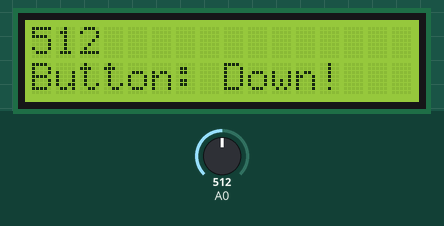
Bench run of a program on a simulated ESP8266 (Wemos D1 mini). On the bench: 16×2 character LCD. The test bench sets the inputs (shaded band); at power-on: A0 = 512.

Above: at 4.2 s.
4.3 s: A0 set to 542
At 6.2 s:
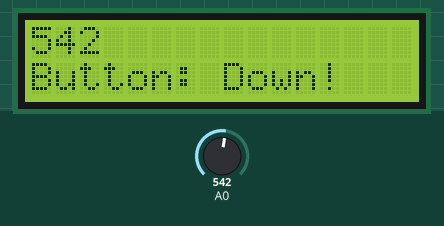
6.5 s: A0 set to 563
At 8.2 s:
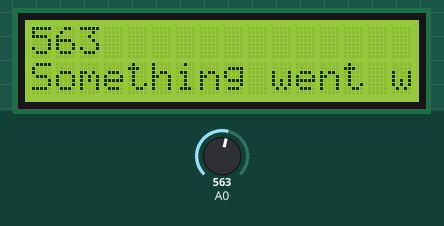
8.5 s: A0 set to 306
At 10.2 s:
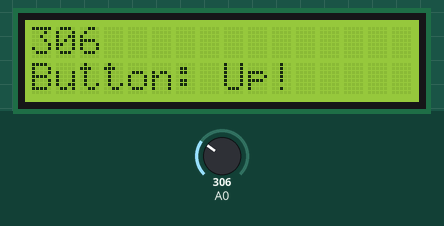
10.6 s: A0 set to 227
At 12.1 s:
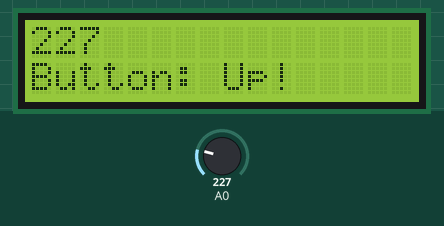
12.6 s: A0 set to 202
At 14.0 s:
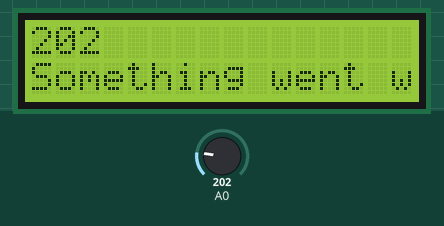
14.6 s: A0 set to 112
At 15.9 s:
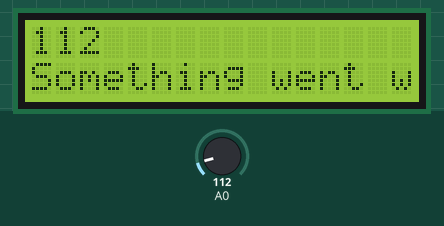
16.6 s: A0 set to 91
Timing chart, 0 to 19.6 s (numbered marks = the images above; inputs shaded):
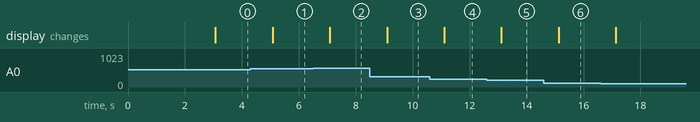

Measured:
- the behaviour switches between 550 and 551 on A0 (found by bisection; images 1 and 2)
- the behaviour switches between 220 and 219 on A0 (found by bisection; images 4 and 5)
- after the input at 4.3 s, the display: changes after 0.78 s (image 1)
- after the input at 6.5 s, the display: changes after 0.59 s (image 2)
- after the input at 8.5 s, the display: changes after 0.60 s (image 3)
- after the input at 10.6 s, the display: changes after 0.51 s (image 4)
- after the input at 12.6 s, the display: changes after 0.52 s (image 5)
- after the input at 14.6 s, the display: changes after 0.53 s (image 6)

The program:

main.cpp
```cpp
#include <Arduino.h>
#include <LiquidCrystal.h>
#include <Wire.h>
#include <Adafruit_Sensor.h>
#include <DHT.h>
#define LED_BUILTIN 14
#define DHTTYPE DHT11 // DHT 11
#define DHTPIN 5
#define ADCPIN 0
//zdefiniowanie zmiennej przechowujacej informacje o czujniku dht11
DHT dht(DHTPIN, DHTTYPE,50);
const int rs = 12, en = 13, d4 = 4, d5 = 0, d6 = 2, d7 = 14;
//zdefiniowanie zmiennej przechowujacej informacje o ekranie lcd
LiquidCrystal lcd(rs, en, d4, d5, d6, d7);
int nAdcReading = 0;
//zdefiniowanie zmiennej odczytujacej dzielnik napiecia z odpowiedniego pinu
int nAD0 = analogRead(ADCPIN);

/*
  Funkcja słuąca do wyświelania na ekranie dwoch lini tekstu
*/
void printTwoLinesOnDisplay(const char* firstLine, const char* secondLine) {
  //czyszcenie zawartości ekranu
  lcd.clear();
  //ustawianie kursora na pierwszy wiersz (początek wypisywania tekstu na ekranie)
  lcd.setCursor(0,0);
  //wypisanie na ekranie pierwszej linii tekstu
  lcd.print(firstLine);
  //ustawianie kursora na drugi wiersz (początek wypisywania tekstu)
  lcd.setCursor(0,1);
  //wypisanie na ekranie drugiej linii tekstu
  lcd.print(secondLine);
  //opoznienie wykonywania ekranu na 1000ms
  delay(1000);
}
/*
  Funkcja sluzaca do odczytania wartosci z czujnika i wypisaniu ich po odpowiednim sformatowaniu na ekran
*/
void readDhtValuesAndPrint(){
  //odczyt wilgotnosci z czujnika i zapsanie jej w zmiennej hum
  float hum = dht.readHumidity();
  //odczyt temperatury z czujnika i zapisanie jej w zmiennej temp
  float temp = dht.readTemperature();
  //stworzenie dwoch buforow w celu formatowania danych
  char buffer[16];
  char buffer1[16];
  //odpowienie formatowanie danych, zapisanie floatow do bufora zachowujac tylko jedna cyfre po przecinku
  sprintf(buffer, "Humidity:%2.1f%%Rh", hum);
  sprintf(buffer1, "Temp:%2.1f C", temp);
  //wyswietlenie wartosci na ekranie
  printTwoLinesOnDisplay(buffer,buffer1);
  //opoznienie programu o dodatkowe 4000ms (czyli w sumie 5000ms uwzgledniajac opoznienie w funkcji printTwoLinesOnDisplay)
  delay(4000);
}
void setup() {
  // put your setup code here, to run once:
  //inicjalizacja ekranu (16 znakow na linie, dwie linie tekstu)
  lcd.begin(16,2);
  //inicjalizacja czujnika dht11
  dht.begin();
  //wypisane imion i nazwisk na 3000ms po włączeniu urządzenia
  printTwoLinesOnDisplay("Patryk Langer","Pawel Majszyk");
  delay(2000);
}
/*
  Funkcja sluzaca do wypisania informacji o wcisnietym przycisku oraz wartosci, dla ktorej wcisniety przycisk zostal zidentyfikowany
*/
void writeButtonLabel(const int value){
  //definicja bufora
  char buffer[16];
  //wpisanie wartosci przekazanej do funkcji do bufora
  sprintf(buffer, "%d", value);
  //switch sprawdzajacy wartosc przekazana do funkcji i wypisujacy na ekranie odpowiednie labela dla konkretnego przycisku wraz z wartoscia (wartosci zostaly wczesniej sprawdzone manualnie)
switch(value){
    case 1024:
      printTwoLinesOnDisplay(buffer, "No button clicked!");
      break;
    case 780 ... 820:
      printTwoLinesOnDisplay(buffer, "Button: Left!");
      break;
    case 220 ... 330:
      printTwoLinesOnDisplay(buffer, "Button: Up!");
      break;
    case 470 ... 550:
      printTwoLinesOnDisplay(buffer, "Button: Down!");
      break;
    case 0 ... 100:
      printTwoLinesOnDisplay(buffer, "Button: Right!");
      break;
    default:
      printTwoLinesOnDisplay(buffer, "Something went wrong! :(");
      break;
  }
}

void loop() {
  //odczytanie dzielnika napiecia z odpowiedniego pinu
  nAD0 = analogRead(ADCPIN);
  writeButtonLabel(nAD0);
}
```
